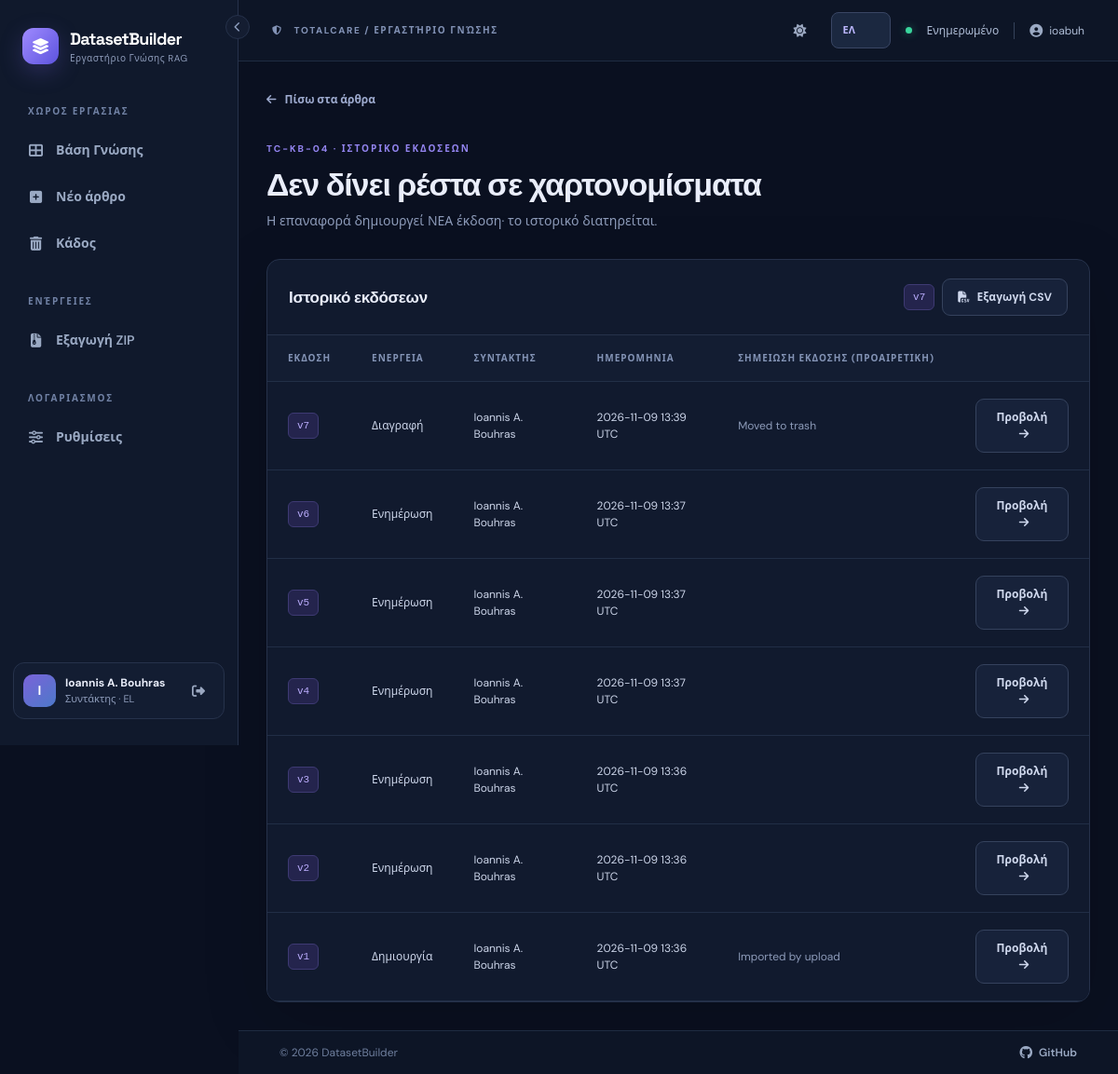
Screenshot of /documents/4/history (signed in) with the database file from the repository.
### datasetbuilder/models.py (models this page shows, shortened)
class User(UserMixin, db.Model):
    __tablename__ = "users"
    id = db.Column(db.Integer, primary_key=True)
    username = db.Column(db.String(80), nullable=False, unique=True)
    display_name = db.Column(db.String(160), nullable=False)
    password_hash = db.Column(db.String(255), nullable=False)
    role = db.Column(db.String(20), nullable=False, default="editor")
    active = db.Column(db.Boolean, nullable=False, default=True)
    created_at = db.Column(db.DateTime, nullable=False, default=utcnow)
    last_login_at = db.Column(db.DateTime)
    preferred_language = db.Column(db.String(2), nullable=False, default="en")
    preferred_theme = db.Column(db.String(5), nullable=False, default="dark")
    @property
    def is_active(self):
        return self.active
    def can_edit(self):
        return self.role in ("admin", "editor")
    def is_admin(self):
        return self.role == "admin"

class Document(db.Model):
    __tablename__ = "documents"
    __table_args__ = (Index("ix_documents_search_filters", "deleted_at", "knowledge_status", "category"),)
    id = db.Column(db.Integer, primary_key=True)
    title = db.Column(db.String(240), nullable=False)
    slug = db.Column(db.String(260), nullable=False)
    markdown = db.Column(db.Text, nullable=False)
    category = db.Column(db.String(120), nullable=False, default="General")
    knowledge_status = db.Column(db.String(60), nullable=False, default="Draft")
    product = db.Column(db.String(120), nullable=False, default="TotalCare")
    language = db.Column(db.String(40), nullable=False, default="English")
    created_by_id = db.Column(db.Integer, db.ForeignKey("users.id", ondelete="RESTRICT"), nullable=False)
    updated_by_id = db.Column(db.Integer, db.ForeignKey("users.id", ondelete="RESTRICT"), nullable=False)
    revision = db.Column(db.Integer, nullable=False, default=1)
    created_at = db.Column(db.DateTime, nullable=False, default=utcnow)
    updated_at = db.Column(db.DateTime, nullable=False, default=utcnow)
    deleted_at = db.Column(db.DateTime)
    sync_error = db.Column(db.Text)
    created_by = db.relationship("User", foreign_keys=[created_by_id], lazy="joined")
    updated_by = db.relationship("User", foreign_keys=[updated_by_id], lazy="joined")
    versions = db.relationship("DocumentRevision", back_populates="document", order_by="DocumentRevision.number.desc()")
    @property
    def kb_id(self):
        from flask import current_app
        return f"{current_app.config['KB_PREFIX']}-{self.id:0{current_app.config['KB_PADDING']}d}"

class DocumentRevision(db.Model):
    __tablename__ = "document_revisions"
    __table_args__ = (UniqueConstraint("document_id", "number", name="uq_doc_revision"),)
    id = db.Column(db.Integer, primary_key=True)
    document_id = db.Column(db.Integer, db.ForeignKey("documents.id", ondelete="CASCADE"), nullable=False, index=True)
    number = db.Column(db.Integer, nullable=False)
    title = db.Column(db.String(240), nullable=False)
    slug = db.Column(db.String(260), nullable=False)
    markdown = db.Column(db.Text, nullable=False)
    edited_by_id = db.Column(db.Integer, db.ForeignKey("users.id", ondelete="RESTRICT"), nullable=False)
    action = db.Column(db.String(30), nullable=False, default="update")
    note = db.Column(db.String(500), nullable=False, default="")
    created_at = db.Column(db.DateTime, nullable=False, default=utcnow)
    document = db.relationship("Document", back_populates="versions")
    edited_by = db.relationship("User", lazy="joined")

### datasetbuilder/views.py (the view)
@bp.get('/documents/<int:doc_id>/history')
@login_required
def history(doc_id):
    doc = get_doc_or_404(doc_id, include_deleted=True)
    revisions = (db.session.query(DocumentRevision).filter_by(document_id=doc.id)
                 .order_by(DocumentRevision.number.desc())
                 .paginate(page=current_page(), per_page=PAGE_SIZE, error_out=False))
    return render_template('history.html', doc=doc, revisions=revisions)

### datasetbuilder/__init__.py (called while the page is built)
@login_manager.user_loader
def load_user(user_id):
    try:
        user = db.session.get(User, int(user_id))
        return user if user and user.active else None
    except (TypeError, ValueError):
        return None

### datasetbuilder/access.py (called while the page is built)
def can_read(document):
    if document.deleted_at is not None:
        return current_user.can_edit()
    return True

def get_document(document_id, *, include_deleted=False):
    document = db.get_or_404(Document, document_id)
    if document.deleted_at is not None and not include_deleted:
        abort(404)
    if not can_read(document):
        abort(404)
    return document

### datasetbuilder/i18n.py (called while the page is built)
def translate(key, lang='en'):
    return (EL if lang == 'el' else EN).get(key, EN.get(key, key))

### datasetbuilder/pagination.py (called while the page is built)
def current_page():
    return max(request.args.get('page', 1, type=int), 1)

### datasetbuilder/views.py (called while the page is built)
def get_doc_or_404(doc_id, include_deleted=False):
    return get_document(doc_id, include_deleted=include_deleted)

### datasetbuilder/templates/history.html (shortened to what this page needs)
{% extends 'base.html' %}
{% from '_pagination.html' import pagination with context %}
{% block content %}
<div class="wide-container">
  <div class="page-head"><div><a class="back-link" href="{{ url_for('main.show_document', doc_id=doc.id) }}"><i class="fa-solid fa-arrow-left"></i> {{ t('back') }}</a><div class="eyebrow mt-4">{{ doc.kb_id }} · {{ t('history') }}</div><h1>{{ doc.title }}</h1><p class="muted">{{ t('revision_warning') }}</p></div></div>
  <div class="surface">
    <div class="surface-header"><h2>{{ t('history') }}</h2><div class="d-flex align-items-center gap-2"><span class="code-tag">v{{ doc.revision }}</span><a class="btn btn-outline-light-custom" href="{{ url_for('main.export_history_csv', doc_id=doc.id) }}"><i class="fa-solid fa-file-csv me-2"></i>{{ t('export_csv') }}</a></div></div>
    <div class="table-responsive"><table class="table data-table"><thead><tr><th>{{ t('revision') }}</th><th>{{ t('action') }}</th><th>{{ t('author') }}</th><th>{{ t('date') }}</th><th>{{ t('revision_note') }}</th><th></th></tr></thead><tbody>
      {% for rev in revisions.items %}<tr><td><span class="code-tag">v{{ rev.number }}</span></td><td>{{ t('revision_action_' + rev.action) }}</td><td>{{ rev.edited_by.display_name }}</td><td>{{ rev.created_at.strftime('%Y-%m-%d %H:%M') }} UTC</td><td class="muted">{{ rev.note }}</td><td><a class="btn btn-sm btn-outline-light-custom" href="{{ url_for('main.history_revision', doc_id=doc.id, revision_id=rev.id) }}">{{ t('view') }} <i class="fa-solid fa-arrow-right ms-1"></i></a></td></tr>{% endfor %}
    </tbody></table></div>
  </div>
</div>
{% endblock %}

### datasetbuilder/templates/base.html (shortened to what this page needs)
<!doctype html>
<html lang="{{ ui_lang }}" data-theme="{{ ui_theme }}">
<head>
  <link rel="stylesheet" href="{{ url_for('static', filename='vendor/bootstrap.min.css') }}">
  <link rel="stylesheet" href="https://cdnjs.cloudflare.com/ajax/libs/font-awesome/6.5.2/css/all.min.css">
  <link rel="stylesheet" href="{{ url_for('static', filename='css/app.css') }}">
  <link rel="stylesheet" href="{{ url_for('static', filename='css/print.css') }}" media="print">
</head>
<body class="{% if current_user.is_authenticated %}app-shell{% else %}login-shell{% endif %}{% if nav_collapsed %} nav-collapsed{% endif %}">
{% if current_user.is_authenticated %}
  <aside class="sidebar" id="appSidebar">
    <button type="button" class="nav-collapse-btn" id="nav-collapse" aria-controls="appSidebar" aria-expanded="true" title="{{ t('collapse_nav') }}"><i class="fa-solid fa-chevron-left"></i></button>
    <a class="brand" href="{{ url_for('main.dashboard') }}">
      <span class="brand-icon"><i class="fa-solid fa-layer-group"></i></span>
      <span class="brand-text"><strong>DatasetBuilder</strong><small>{{ t('tagline') }}</small></span>
    </a>
    <div class="sidebar-label">{{ t('workspace')|upper }}</div>
    <nav class="menu">
      <a class="menu-link {% if request.endpoint == 'main.dashboard' %}active{% endif %}" href="{{ url_for('main.dashboard') }}" title="{{ t('dashboard') }}"><i class="fa-solid fa-table-cells-large"></i> <span class="nav-text">{{ t('dashboard') }}</span></a>
      {% if current_user.can_edit() %}
      <a class="menu-link {% if request.endpoint == 'main.new_document' %}active{% endif %}" href="{{ url_for('main.new_document') }}" title="{{ t('new_article') }}"><i class="fa-solid fa-square-plus"></i> <span class="nav-text">{{ t('new_article') }}</span></a>
      {% endif %}
      {% if current_user.can_edit() %}<a class="menu-link {% if request.endpoint == 'main.trash' %}active{% endif %}" href="{{ url_for('main.trash') }}" title="{{ t('trash') }}"><i class="fa-solid fa-trash-can"></i> <span class="nav-text">{{ t('trash') }}</span></a>{% endif %}
    </nav>
    <div class="sidebar-label mt-4">{{ t('actions')|upper }}</div>
    <nav class="menu">
      <a class="menu-link" href="{{ url_for('main.export_zip') }}" id="nav-export" title="{{ t('export') }}"><i class="fa-solid fa-file-zipper"></i> <span class="nav-text">{{ t('export') }}</span></a>
    </nav>
    <div class="sidebar-label mt-4">{{ t('account')|upper }}</div>
    <nav class="menu">
      <a class="menu-link {% if request.endpoint == 'main.settings' %}active{% endif %}" href="{{ url_for('main.settings') }}" title="{{ t('settings') }}"><i class="fa-solid fa-sliders"></i> <span class="nav-text">{{ t('settings') }}</span></a>
    </nav>
    <div class="sidebar-footer">
      <div class="user-avatar">{{ current_user.display_name[:1]|upper }}</div>
      <div class="user-mini"><b>{{ current_user.display_name }}</b><small>{{ t('account_role_'+current_user.role) }} · {{ 'EL' if ui_lang == 'el' else 'EN' }}</small></div>
      <form method="post" action="{{ url_for('auth.logout') }}"><input type="hidden" name="csrf_token" value="{{ csrf_token() }}"><button class="icon-btn" title="{{ t('logout') }}" aria-label="{{ t('logout') }}"><i class="fa-solid fa-right-from-bracket"></i></button></form>
    </div>
  </aside>
{% endif %}
<main class="{% if current_user.is_authenticated %}main-area{% else %}login-main{% endif %}">
{% if current_user.is_authenticated %}
  <header class="topbar">
    <div class="d-flex align-items-center gap-2"><span class="location-label"><i class="fa-solid fa-shield-halved me-2"></i> TOTALCARE / {{ t('knowledge_studio')|upper }}</span></div>
    <div class="d-flex align-items-center gap-3"><button class="icon-btn" id="theme-toggle" type="button" title="{{ t('switch_theme') }}" aria-label="{{ t('switch_theme') }}"><i class="fa-solid fa-{{ 'sun' if ui_theme == 'dark' else 'moon' }}"></i></button><form action="{{ url_for('main.change_language') }}" method="post" class="d-inline-flex align-items-center"><input type="hidden" name="csrf_token" value="{{ csrf_token() }}"><input type="hidden" name="next" value="{{ request.full_path }}"><select name="language" class="form-select form-select-sm lang-switch" aria-label="{{ t('preferred_language') }}"><option value="en" {% if ui_lang=='en' %}selected{% endif %}>EN</option><option value="el" {% if ui_lang=='el' %}selected{% endif %}>ΕΛ</option></select></form><span class="live-dot"></span><span class="topbar-note">{{ t('ready') }}</span><span class="topbar-user"><i class="fa-solid fa-user-circle"></i>{{ current_user.username }}</span></div>
  </header>
{% endif %}
  <div class="content-area {% block content_class %}{% endblock %}">{% block content %}{% endblock %}</div>
  <footer class="app-footer">
    <span class="app-footer-copy">&copy; {{ footer_year }} {{ footer_owner }}</span>
    <a class="app-footer-link" href="{{ footer_url }}" target="_blank" rel="noopener noreferrer"><i class="fa-brands fa-github"></i> GitHub</a>
  </footer>
</main>
<div class="toast-container position-fixed top-0 end-0 p-4" id="toast-container" style="z-index:11000;"></div>
</body>
</html>

### rows the page displays
User: display_name "I", display_name "Ioannis A. Bouhras", role "Συντάκτης", preferred_language "EL", language "ΕΛ", username "ioabuh"
Document: kb_id "TC-KB-04", title "Δεν δίνει ρέστα σε χαρτονομίσματα", revision "7"
DocumentRevision: number "7", action "Διαγραφή", edited_by.display_name "Ioannis A. Bouhras", created_at "2026-11-09 13:39", note "Moved to trash", t "Προβολή"
DocumentRevision: number "6", action "Ενημέρωση", edited_by.display_name "Ioannis A. Bouhras", created_at "2026-11-09 13:37", t "Προβολή"
DocumentRevision: number "5", action "Ενημέρωση", edited_by.display_name "Ioannis A. Bouhras", created_at "2026-11-09 13:37", t "Προβολή"
DocumentRevision: number "4", action "Ενημέρωση", edited_by.display_name "Ioannis A. Bouhras", created_at "2026-11-09 13:37", t "Προβολή"
DocumentRevision: number "3", action "Ενημέρωση", edited_by.display_name "Ioannis A. Bouhras", created_at "2026-11-09 13:36", t "Προβολή"
DocumentRevision: number "2", action "Ενημέρωση", edited_by.display_name "Ioannis A. Bouhras", created_at "2026-11-09 13:36", t "Προβολή"
DocumentRevision: number "1", action "Δημιουργία", edited_by.display_name "Ioannis A. Bouhras", created_at "2026-11-09 13:36", note "Imported by upload", t "Προβολή"

### other values shown
{{ t('tagline') }} "Εργαστήριο Γνώσης RAG"
{{ t('workspace')|upper }} "ΧΩΡΟΣ ΕΡΓΑΣΙΑΣ"
{{ t('dashboard') }} "Βάση Γνώσης"
{{ t('new_article') }} "Νέο άρθρο"
{{ t('trash') }} "Κάδος"
{{ t('actions')|upper }} "ΕΝΈΡΓΕΙΕΣ"
{{ t('export') }} "Εξαγωγή ZIP"
{{ t('account')|upper }} "ΛΟΓΑΡΙΑΣΜΟΣ"
{{ t('settings') }} "Ρυθμίσεις"
{{ t('knowledge_studio')|upper }} "ΕΡΓΑΣΤΉΡΙΟ ΓΝΏΣΗΣ"
{{ t('ready') }} "Ενημερωμένο"
{{ t('back') }} "Πίσω στα άρθρα"
{{ t('history') }} "ΙΣΤΟΡΙΚΌ ΕΚΔΌΣΕΩΝ"
{{ t('revision_warning') }} "Η επαναφορά δημιουργεί ΝΕΑ έκδοση· το ιστορικό διατηρείται."
{{ t('history') }} "Ιστορικό εκδόσεων"
